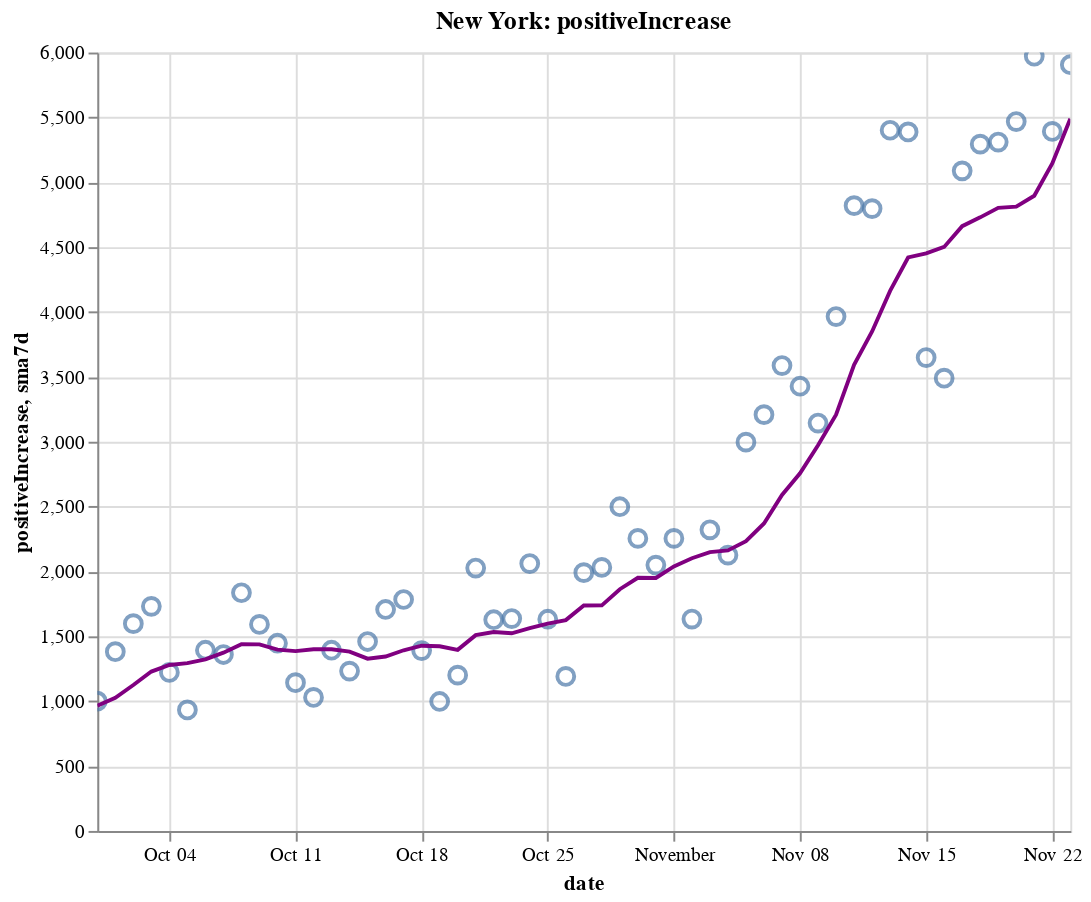

Notebook source saved alongside this figure:
### Code cell
create_plot(ny, 'positiveIncrease')

### Figure 1 — Vega-Lite specification as saved in the notebook (floating-point values rounded to 4 significant figures)
{"config": {"view": {"continuousWidth": 400, "continuousHeight": 300}}, "layer": [{"layer": [{"mark": {"type": "point", "size": 75}, "encoding": {"tooltip": [{"type": "temporal", "field": "date"}, {"type": "quantitative", "field": "positiveIncrease"}, {"type": "quantitative", "field": "sma7d"}], "x": {"type": "temporal", "field": "date"}, "y": {"type": "quantitative", "field": "positiveIncrease"}}, "selection": {"selector008": {"type": "interval", "bind": "scales", "encodings": ["x", "y"]}}}, {"mark": {"type": "line", "color": "purple"}, "encoding": {"x": {"type": "temporal", "field": "date"}, "y": {"type": "quantitative", "field": "sma7d"}}}]}, {"mark": {"type": "rule", "color": "#aaa"}, "encoding": {"x": {"type": "temporal", "field": "date"}}, "transform": [{"filter": {"selection": "selector007"}}]}, {"mark": "circle", "encoding": {"opacity": {"condition": {"value": 1, "selection": "selector007"}, "value": 0}, "tooltip": [{"type": "temporal", "field": "date"}, {"type": "quantitative", "field": "positiveIncrease"}, {"type": "quantitative", "field": "sma7d"}], "x": {"type": "temporal", "field": "date"}, "y": {"type": "quantitative", "field": "positiveIncrease"}}, "selection": {"selector007": {"type": "single", "encodings": ["x"], "on": "mouseover", "nearest": true, "empty": "none"}}}, {"mark": {"type": "text", "align": "left", "dx": 5, "dy": -5, "stroke": "white", "strokeWidth": 2}, "encoding": {"text": {"type": "quantitative", "field": "positiveIncrease"}, "tooltip": [{"type": "temporal", "field": "date"}, {"type": "quantitative", "field": "positiveIncrease"}, {"type": "quantitative", "field": "sma7d"}], "x": {"type": "temporal", "field": "date"}, "y": {"type": "quantitative", "field": "positiveIncrease"}}, "transform": [{"filter": {"selection": "selector007"}}]}, {"mark": {"type": "text", "align": "left", "dx": 5, "dy": -5}, "encoding": {"text": {"type": "quantitative", "field": "positiveIncrease"}, "tooltip": [{"type": "temporal", "field": "date"}, {"type": "quantitative", "field": "positiveIncrease"}, {"type": "quantitative", "field": "sma7d"}], "x": {"type": "temporal", "field": "date"}, "y": {"type": "quantitative", "field": "positiveIncrease"}}, "transform": [{"filter": {"selection": "selector007"}}]}], "data": {"name": "data-0205dc08d08bdaf43fc4eeeea4ba8253"}, "height": 400, "title": "New York: positiveIncrease", "width": 500, "$schema": "https://vega.github.io/schema/vega-lite/v4.8.1.json", "datasets": {"data-0205dc08d08bdaf43fc4eeeea4ba8253": [{"date": "2020-09-30T00:00:00", "totalTestResultsIncrease": 97960.0, "positiveIncrease": 1000.0, "death": 25480.0, "deathIncrease": 9.0, "positiveRate": 0.01, "state": "New York", "sma7d": 965.3}, {"date": "2020-10-01T00:00:00", "totalTestResultsIncrease": 109200.0, "positiveIncrease": 1382.0, "death": 25490.0, "deathIncrease": 11.0, "positiveRate": 0.013, "state": "New York", "sma7d": 1026.0}, {"date": "2020-10-02T00:00:00", "totalTestResultsIncrease": 119500.0, "positiveIncrease": 1598.0, "death": 25500.0, "deathIncrease": 7.0, "positiveRate": 0.013, "state": "New York", "sma7d": 1125.0}, {"date": "2020-10-03T00:00:00", "totalTestResultsIncrease": 134300.0, "positiveIncrease": 1731.0, "death": 25500.0, "deathIncrease": 8.0, "positiveRate": 0.013, "state": "New York", "sma7d": 1229.0}, {"date": "2020-10-04T00:00:00", "totalTestResultsIncrease": 110300.0, "positiveIncrease": 1222.0, "death": 25520.0, "deathIncrease": 14.0, "positiveRate": 0.011, "state": "New York", "sma7d": 1279.0}, {"date": "2020-10-05T00:00:00", "totalTestResultsIncrease": 76400.0, "positiveIncrease": 933.0, "death": 25530.0, "deathIncrease": 8.0, "positiveRate": 0.012, "state": "New York", "sma7d": 1294.0}, {"date": "2020-10-06T00:00:00", "totalTestResultsIncrease": 96360.0, "positiveIncrease": 1393.0, "death": 25540.0, "deathIncrease": 9.0, "positiveRate": 0.014, "state": "New York", "sma7d": 1323.0}, {"date": "2020-10-07T00:00:00", "totalTestResultsIncrease": 108200.0, "positiveIncrease": 1360.0, "death": 25540.0, "deathIncrease": 9.0, "positiveRate": 0.013, "state": "New York", "sma7d": 1374.0}, {"date": "2020-10-08T00:00:00", "totalTestResultsIncrease": 145800.0, "positiveIncrease": 1836.0, "death": 25560.0, "deathIncrease": 10.0, "positiveRate": 0.013, "state": "New York", "sma7d": 1439.0}, {"date": "2020-10-09T00:00:00", "totalTestResultsIncrease": 139300.0, "positiveIncrease": 1592.0, "death": 25560.0, "deathIncrease": 6.0, "positiveRate": 0.011, "state": "New York", "sma7d": 1438.0}, {"date": "2020-10-10T00:00:00", "totalTestResultsIncrease": 134600.0, "positiveIncrease": 1447.0, "death": 25570.0, "deathIncrease": 8.0, "positiveRate": 0.011, "state": "New York", "sma7d": 1398.0}, {"date": "2020-10-11T00:00:00", "totalTestResultsIncrease": 118300.0, "positiveIncrease": 1143.0, "death": 25570.0, "deathIncrease": 5.0, "positiveRate": 0.01, "state": "New York", "sma7d": 1386.0}, {"date": "2020-10-12T00:00:00", "totalTestResultsIncrease": 91790.0, "positiveIncrease": 1029.0, "death": 25590.0, "deathIncrease": 13.0, "positiveRate": 0.011, "state": "New York", "sma7d": 1400.0}, {"date": "2020-10-13T00:00:00", "totalTestResultsIncrease": 99070.0, "positiveIncrease": 1393.0, "death": 25600.0, "deathIncrease": 11.0, "positiveRate": 0.014, "state": "New York", "sma7d": 1400.0}, {"date": "2020-10-14T00:00:00", "totalTestResultsIncrease": 111700.0, "positiveIncrease": 1232.0, "death": 25600.0, "deathIncrease": 7.0, "positiveRate": 0.011, "state": "New York", "sma7d": 1382.0}, {"date": "2020-10-15T00:00:00", "totalTestResultsIncrease": 133200.0, "positiveIncrease": 1460.0, "death": 25620.0, "deathIncrease": 13.0, "positiveRate": 0.011, "state": "New York", "sma7d": 1328.0}, {"date": "2020-10-16T00:00:00", "totalTestResultsIncrease": 136000.0, "positiveIncrease": 1707.0, "death": 25630.0, "deathIncrease": 10.0, "positiveRate": 0.013, "state": "New York", "sma7d": 1344.0}, {"date": "2020-10-17T00:00:00", "totalTestResultsIncrease": 160000.0, "positiveIncrease": 1784.0, "death": 25640.0, "deathIncrease": 9.0, "positiveRate": 0.011, "state": "New York", "sma7d": 1393.0}, {"date": "2020-10-18T00:00:00", "totalTestResultsIncrease": 128800.0, "positiveIncrease": 1390.0, "death": 25640.0, "deathIncrease": 7.0, "positiveRate": 0.011, "state": "New York", "sma7d": 1428.0}, {"date": "2020-10-19T00:00:00", "totalTestResultsIncrease": 82010.0, "positiveIncrease": 998.0, "death": 25660.0, "deathIncrease": 15.0, "positiveRate": 0.012, "state": "New York", "sma7d": 1423.0}, {"date": "2020-10-20T00:00:00", "totalTestResultsIncrease": 90540.0, "positiveIncrease": 1201.0, "death": 25670.0, "deathIncrease": 13.0, "positiveRate": 0.013, "state": "New York", "sma7d": 1396.0}, {"date": "2020-10-21T00:00:00", "totalTestResultsIncrease": 124800.0, "positiveIncrease": 2026.0, "death": 25680.0, "deathIncrease": 7.0, "positiveRate": 0.016, "state": "New York", "sma7d": 1509.0}, {"date": "2020-10-22T00:00:00", "totalTestResultsIncrease": 135300.0, "positiveIncrease": 1628.0, "death": 25690.0, "deathIncrease": 15.0, "positiveRate": 0.012, "state": "New York", "sma7d": 1533.0}, {"date": "2020-10-23T00:00:00", "totalTestResultsIncrease": 141500.0, "positiveIncrease": 1637.0, "death": 25700.0, "deathIncrease": 11.0, "positiveRate": 0.012, "state": "New York", "sma7d": 1523.0}, {"date": "2020-10-24T00:00:00", "totalTestResultsIncrease": 156900.0, "positiveIncrease": 2061.0, "death": 25720.0, "deathIncrease": 13.0, "positiveRate": 0.013, "state": "New York", "sma7d": 1563.0}, {"date": "2020-10-25T00:00:00", "totalTestResultsIncrease": 120800.0, "positiveIncrease": 1632.0, "death": 25730.0, "deathIncrease": 12.0, "positiveRate": 0.014, "state": "New York", "sma7d": 1598.0}, {"date": "2020-10-26T00:00:00", "totalTestResultsIncrease": 82120.0, "positiveIncrease": 1191.0, "death": 25740.0, "deathIncrease": 12.0, "positiveRate": 0.015, "state": "New York", "sma7d": 1625.0}, {"date": "2020-10-27T00:00:00", "totalTestResultsIncrease": 111600.0, "positiveIncrease": 1991.0, "death": 25760.0, "deathIncrease": 16.0, "positiveRate": 0.018, "state": "New York", "sma7d": 1738.0}, {"date": "2020-10-28T00:00:00", "totalTestResultsIncrease": 129700.0, "positiveIncrease": 2031.0, "death": 25770.0, "deathIncrease": 15.0, "positiveRate": 0.016, "state": "New York", "sma7d": 1739.0}, {"date": "2020-10-29T00:00:00", "totalTestResultsIncrease": 168400.0, "positiveIncrease": 2499.0, "death": 25790.0, "deathIncrease": 19.0, "positiveRate": 0.015, "state": "New York", "sma7d": 1863.0}, {"date": "2020-10-30T00:00:00", "totalTestResultsIncrease": 146900.0, "positiveIncrease": 2255.0, "death": 25800.0, "deathIncrease": 12.0, "positiveRate": 0.015, "state": "New York", "sma7d": 1951.0}, {"date": "2020-10-31T00:00:00", "totalTestResultsIncrease": 137000.0, "positiveIncrease": 2049.0, "death": 25810.0, "deathIncrease": 3.0, "positiveRate": 0.015, "state": "New York", "sma7d": 1950.0}, {"date": "2020-11-01T00:00:00", "totalTestResultsIncrease": 148900.0, "positiveIncrease": 2255.0, "death": 25820.0, "deathIncrease": 17.0, "positiveRate": 0.015, "state": "New York", "sma7d": 2039.0}, {"date": "2020-11-02T00:00:00", "totalTestResultsIncrease": 96100.0, "positiveIncrease": 1633.0, "death": 25840.0, "deathIncrease": 14.0, "positiveRate": 0.017, "state": "New York", "sma7d": 2102.0}, {"date": "2020-11-03T00:00:00", "totalTestResultsIncrease": 127900.0, "positiveIncrease": 2321.0, "death": 25850.0, "deathIncrease": 15.0, "positiveRate": 0.018, "state": "New York", "sma7d": 2149.0}, {"date": "2020-11-04T00:00:00", "totalTestResultsIncrease": 133500.0, "positiveIncrease": 2126.0, "death": 25870.0, "deathIncrease": 15.0, "positiveRate": 0.016, "state": "New York", "sma7d": 2163.0}, {"date": "2020-11-05T00:00:00", "totalTestResultsIncrease": 161000.0, "positiveIncrease": 2997.0, "death": 25890.0, "deathIncrease": 24.0, "positiveRate": 0.019, "state": "New York", "sma7d": 2234.0}, {"date": "2020-11-06T00:00:00", "totalTestResultsIncrease": 160700.0, "positiveIncrease": 3209.0, "death": 25910.0, "deathIncrease": 18.0, "positiveRate": 0.02, "state": "New York", "sma7d": 2370.0}, {"date": "2020-11-07T00:00:00", "totalTestResultsIncrease": 163300.0, "positiveIncrease": 3587.0, "death": 25930.0, "deathIncrease": 18.0, "positiveRate": 0.022, "state": "New York", "sma7d": 2590.0}, {"date": "2020-11-08T00:00:00", "totalTestResultsIncrease": 145600.0, "positiveIncrease": 3428.0, "death": 25950.0, "deathIncrease": 19.0, "positiveRate": 0.024, "state": "New York", "sma7d": 2757.0}, {"date": "2020-11-09T00:00:00", "totalTestResultsIncrease": 111400.0, "positiveIncrease": 3144.0, "death": 25970.0, "deathIncrease": 26.0, "positiveRate": 0.028, "state": "New York", "sma7d": 2973.0}, {"date": "2020-11-10T00:00:00", "totalTestResultsIncrease": 128000.0, "positiveIncrease": 3965.0, "death": 26000.0, "deathIncrease": 32.0, "positiveRate": 0.031, "state": "New York", "sma7d": 3208.0}, {"date": "2020-11-11T00:00:00", "totalTestResultsIncrease": 164300.0, "positiveIncrease": 4820.0, "death": 26030.0, "deathIncrease": 21.0, "positiveRate": 0.029, "state": "New York", "sma7d": 3593.0}, {"date": "2020-11-12T00:00:00", "totalTestResultsIncrease": 162600.0, "positiveIncrease": 4797.0, "death": 26060.0, "deathIncrease": 29.0, "positiveRate": 0.029, "state": "New York", "sma7d": 3850.0}, {"date": "2020-11-13T00:00:00", "totalTestResultsIncrease": 203700.0, "positiveIncrease": 5401.0, "death": 26080.0, "deathIncrease": 24.0, "positiveRate": 0.027, "state": "New York", "sma7d": 4163.0}, {"date": "2020-11-14T00:00:00", "totalTestResultsIncrease": 184200.0, "positiveIncrease": 5388.0, "death": 26100.0, "deathIncrease": 24.0, "positiveRate": 0.029, "state": "New York", "sma7d": 4420.0}, {"date": "2020-11-15T00:00:00", "totalTestResultsIncrease": 133200.0, "positiveIncrease": 3649.0, "death": 26130.0, "deathIncrease": 30.0, "positiveRate": 0.027, "state": "New York", "sma7d": 4452.0}, {"date": "2020-11-16T00:00:00", "totalTestResultsIncrease": 124600.0, "positiveIncrease": 3490.0, "death": 26160.0, "deathIncrease": 26.0, "positiveRate": 0.028, "state": "New York", "sma7d": 4501.0}, {"date": "2020-11-17T00:00:00", "totalTestResultsIncrease": 159900.0, "positiveIncrease": 5088.0, "death": 26190.0, "deathIncrease": 30.0, "positiveRate": 0.032, "state": "New York", "sma7d": 4662.0}, {"date": "2020-11-18T00:00:00", "totalTestResultsIncrease": 154400.0, "positiveIncrease": 5294.0, "death": 26220.0, "deathIncrease": 36.0, "positiveRate": 0.034, "state": "New York", "sma7d": 4730.0}, {"date": "2020-11-19T00:00:00", "totalTestResultsIncrease": 195200.0, "positiveIncrease": 5310.0, "death": 26260.0, "deathIncrease": 32.0, "positiveRate": 0.027, "state": "New York", "sma7d": 4803.0}, {"date": "2020-11-20T00:00:00", "totalTestResultsIncrease": 205500.0, "positiveIncrease": 5468.0, "death": 26290.0, "deathIncrease": 35.0, "positiveRate": 0.027, "state": "New York", "sma7d": 4812.0}, {"date": "2020-11-21T00:00:00", "totalTestResultsIncrease": 207900.0, "positiveIncrease": 5972.0, "death": 26330.0, "deathIncrease": 34.0, "positiveRate": 0.029, "state": "New York", "sma7d": 4896.0}, {"date": "2020-11-22T00:00:00", "totalTestResultsIncrease": 196600.0, "positiveIncrease": 5392.0, "death": 26360.0, "deathIncrease": 31.0, "positiveRate": 0.027, "state": "New York", "sma7d": 5145.0}, {"date": "2020-11-23T00:00:00", "totalTestResultsIncrease": 191500.0, "positiveIncrease": 5906.0, "death": 26390.0, "deathIncrease": 33.0, "positiveRate": 0.031, "state": "New York", "sma7d": 5490.0}]}}
